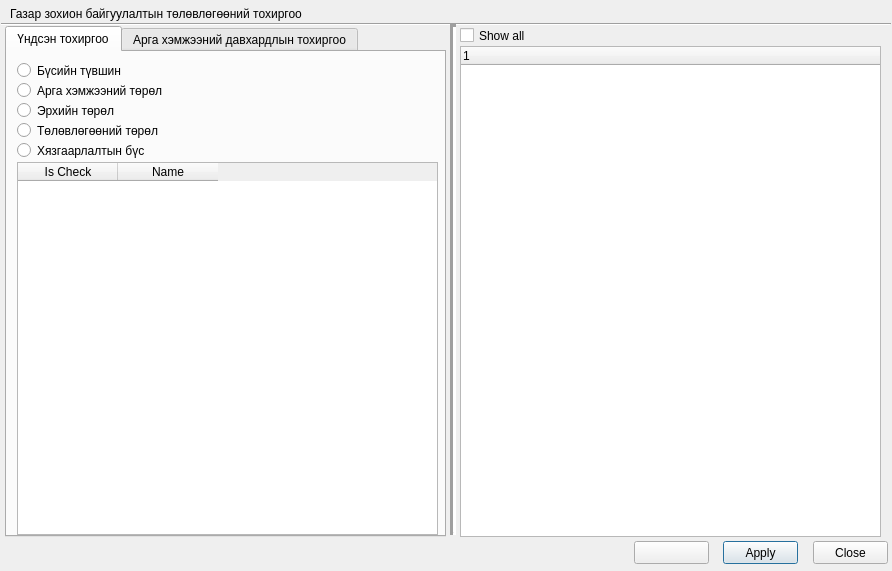
<?xml version="1.0" encoding="UTF-8"?>
<ui version="4.0">
 <class>PlanSettingsDialog</class>
 <widget class="QDialog" name="PlanSettingsDialog">
  <property name="geometry">
   <rect>
    <x>0</x>
    <y>0</y>
    <width>892</width>
    <height>571</height>
   </rect>
  </property>
  <property name="windowTitle">
   <string>Dialog</string>
  </property>
  <widget class="QTabWidget" name="tabWidget">
   <property name="geometry">
    <rect>
     <x>5</x>
     <y>26</y>
     <width>441</width>
     <height>511</height>
    </rect>
   </property>
   <property name="currentIndex">
    <number>0</number>
   </property>
   <widget class="QWidget" name="tab">
    <attribute name="title">
     <string>Үндсэн тохиргоо</string>
    </attribute>
    <widget class="QRadioButton" name="zone_level_rbutton">
     <property name="geometry">
      <rect>
       <x>10</x>
       <y>10</y>
       <width>221</width>
       <height>17</height>
      </rect>
     </property>
     <property name="text">
      <string>Бүсийн түвшин</string>
     </property>
    </widget>
    <widget class="QRadioButton" name="zone_type_rbutton">
     <property name="geometry">
      <rect>
       <x>10</x>
       <y>30</y>
       <width>221</width>
       <height>17</height>
      </rect>
     </property>
     <property name="text">
      <string>Арга хэмжээний төрөл</string>
     </property>
    </widget>
    <widget class="QRadioButton" name="right_type_rbutton">
     <property name="geometry">
      <rect>
       <x>10</x>
       <y>50</y>
       <width>221</width>
       <height>17</height>
      </rect>
     </property>
     <property name="text">
      <string>Эрхийн төрөл</string>
     </property>
    </widget>
    <widget class="QRadioButton" name="plan_type_rbutton">
     <property name="geometry">
      <rect>
       <x>10</x>
       <y>70</y>
       <width>221</width>
       <height>17</height>
      </rect>
     </property>
     <property name="text">
      <string>Төлөвлөгөөний төрөл</string>
     </property>
    </widget>
    <widget class="QTableWidget" name="settings_twidget">
     <property name="geometry">
      <rect>
       <x>10</x>
       <y>110</y>
       <width>421</width>
       <height>373</height>
      </rect>
     </property>
     <column>
      <property name="text">
       <string>Is Check</string>
      </property>
     </column>
     <column>
      <property name="text">
       <string>Name</string>
      </property>
     </column>
    </widget>
    <widget class="QRadioButton" name="sec_zone_rbutton">
     <property name="geometry">
      <rect>
       <x>10</x>
       <y>90</y>
       <width>221</width>
       <height>17</height>
      </rect>
     </property>
     <property name="text">
      <string>Хязгаарлалтын бүс</string>
     </property>
    </widget>
   </widget>
   <widget class="QWidget" name="tab_2">
    <attribute name="title">
     <string>Арга хэмжээний давхардлын тохиргоо</string>
    </attribute>
    <widget class="QTreeWidget" name="plan_zone_treewidget">
     <property name="geometry">
      <rect>
       <x>10</x>
       <y>2</y>
       <width>421</width>
       <height>481</height>
      </rect>
     </property>
     <column>
      <property name="text">
       <string notr="true">1</string>
      </property>
     </column>
    </widget>
   </widget>
  </widget>
  <widget class="QPushButton" name="apply_button">
   <property name="geometry">
    <rect>
     <x>723</x>
     <y>541</y>
     <width>75</width>
     <height>23</height>
    </rect>
   </property>
   <property name="text">
    <string>Apply</string>
   </property>
  </widget>
  <widget class="QPushButton" name="close_button">
   <property name="geometry">
    <rect>
     <x>813</x>
     <y>541</y>
     <width>75</width>
     <height>23</height>
    </rect>
   </property>
   <property name="text">
    <string>Close</string>
   </property>
  </widget>
  <widget class="QPushButton" name="help_button">
   <property name="geometry">
    <rect>
     <x>634</x>
     <y>541</y>
     <width>75</width>
     <height>23</height>
    </rect>
   </property>
   <property name="styleSheet">
    <string notr="true">image: url(:/plugins/lm2/help_button.png);</string>
   </property>
   <property name="text">
    <string/>
   </property>
   <property name="icon">
    <iconset resource="resources.qrc">
     <normaloff>:/plugins/lm2/help_button.png</normaloff>:/plugins/lm2/help_button.png</iconset>
   </property>
  </widget>
  <widget class="QLabel" name="status_label">
   <property name="geometry">
    <rect>
     <x>10</x>
     <y>545</y>
     <width>591</width>
     <height>16</height>
    </rect>
   </property>
   <property name="text">
    <string/>
   </property>
  </widget>
  <widget class="Line" name="line_2">
   <property name="geometry">
    <rect>
     <x>1</x>
     <y>14</y>
     <width>890</width>
     <height>20</height>
    </rect>
   </property>
   <property name="orientation">
    <enum>Qt::Horizontal</enum>
   </property>
  </widget>
  <widget class="QLabel" name="label">
   <property name="geometry">
    <rect>
     <x>10</x>
     <y>6</y>
     <width>451</width>
     <height>16</height>
    </rect>
   </property>
   <property name="text">
    <string>Газар зохион байгуулалтын төлөвлөгөөний тохиргоо</string>
   </property>
  </widget>
  <widget class="Line" name="line">
   <property name="geometry">
    <rect>
     <x>443</x>
     <y>24</y>
     <width>20</width>
     <height>511</height>
    </rect>
   </property>
   <property name="lineWidth">
    <number>3</number>
   </property>
   <property name="orientation">
    <enum>Qt::Vertical</enum>
   </property>
  </widget>
  <widget class="QCheckBox" name="default_plan_zone_chbox">
   <property name="geometry">
    <rect>
     <x>460</x>
     <y>27</y>
     <width>151</width>
     <height>17</height>
    </rect>
   </property>
   <property name="text">
    <string>Show all</string>
   </property>
  </widget>
  <widget class="QTreeWidget" name="process_type_treewidget">
   <property name="geometry">
    <rect>
     <x>460</x>
     <y>46</y>
     <width>421</width>
     <height>491</height>
    </rect>
   </property>
   <column>
    <property name="text">
     <string notr="true">1</string>
    </property>
   </column>
  </widget>
 </widget>
 <resources>
  <include location="resources.qrc"/>
 </resources>
 <connections/>
</ui>
